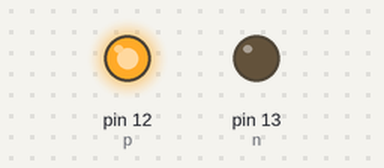
A sketch run on a simulated Arduino Uno, built with avr-gcc and run on an emulated ATmega328P. On the bench: output pins drawn as LEDs (lit = HIGH).

Above: at 0.1 s.
Timing chart, 0 to 1.6 s (numbered marks = the images above):
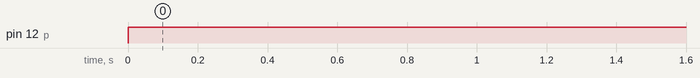

The sketch:

motor_controlling.ino
```cpp
// C++ code
//motor control

int p=12,n=13;

void setup()
{
  pinMode(p,OUTPUT);
  pinMode(n,OUTPUT);
}

void loop()
{
  digitalWrite(n,LOW);
  digitalWrite(p,HIGH);
}
```

Measured:
- by itself, pin 12 (p): LOW → HIGH at 0.00 s
